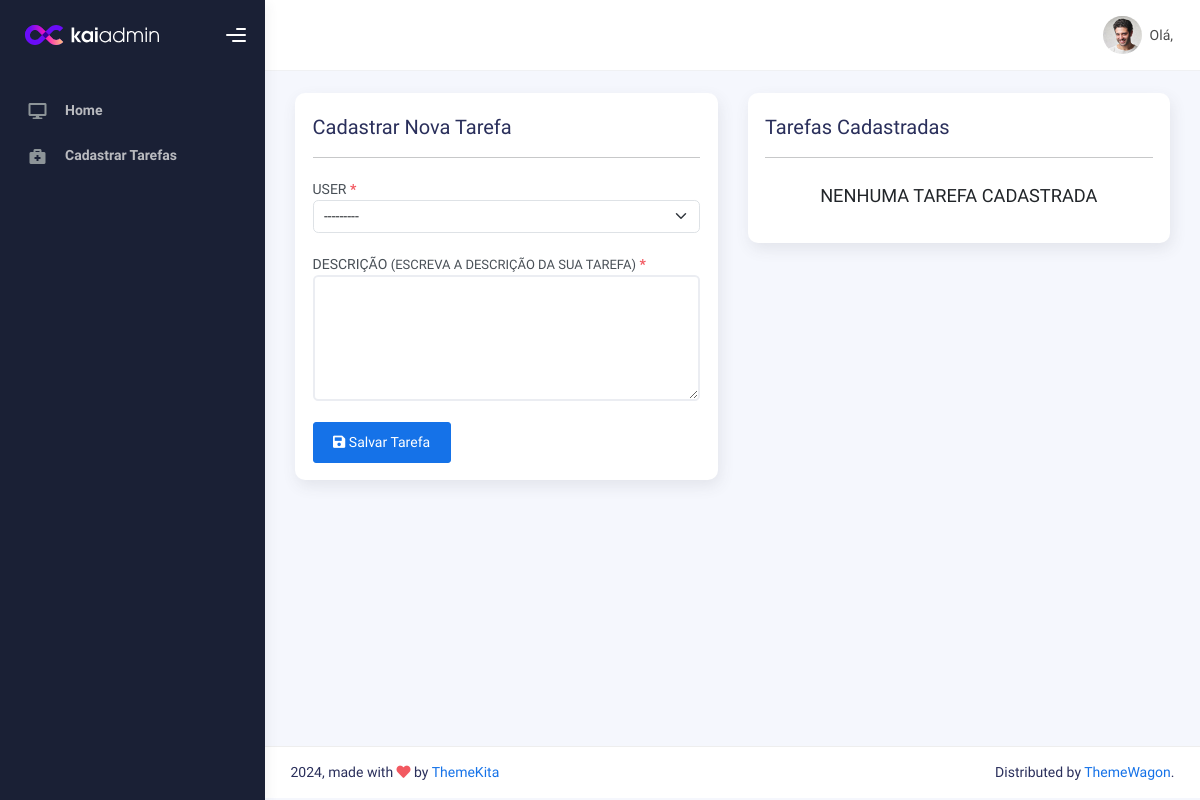
Before: /task_add/ with the older database file.
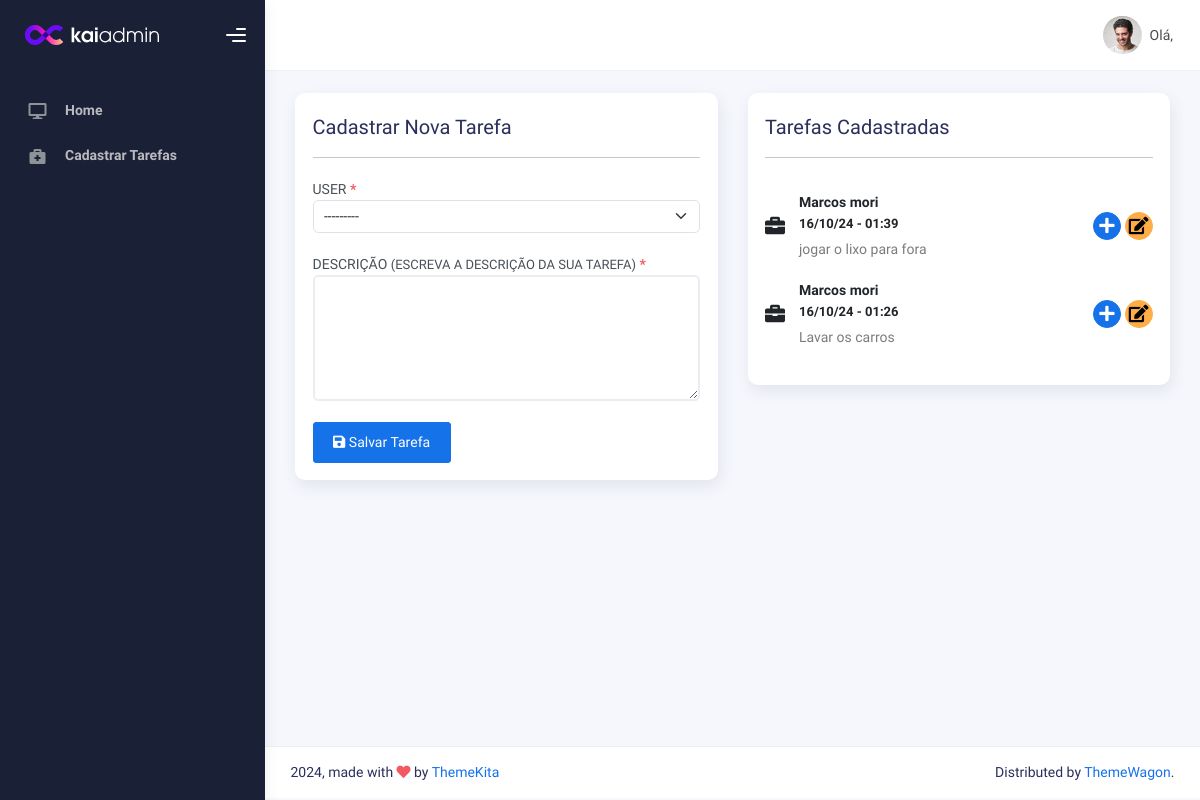
After: the same page with the newer database file.
### task/models/task.py (models this page shows)
class Task(models.Model):
    date_create = models.DateTimeField(auto_now_add=True)
    user = models.ForeignKey(User, models.DO_NOTHING, related_name='task_user')
    description = models.TextField(max_length=2500, verbose_name='Descrição', help_text='Escreva a descrição da sua tarefa')
    class Meta:
        ordering = ['-date_create']

### user/models/user.py (models this page shows, shortened)
class User(AbstractBaseUser, PermissionsMixin):
    email = models.EmailField(_('email address'), unique=True)
    first_name = models.CharField(_('first name'), max_length=300, blank=True)
    last_name = models.CharField(_('last name'), max_length=300, blank=True)
    date_joined = models.DateTimeField(_('date joined'), auto_now_add=True)
    is_active = models.BooleanField(_('active'), default=False)
    is_staff = models.BooleanField(_('staff'), default=False)
    objects = UserManager()
    USERNAME_FIELD = 'email'
    REQUIRED_FIELDS = ['first_name', 'last_name']
    class Meta:
        verbose_name = _('user')
        verbose_name_plural = _('users')
    def __str__(self):
        return self.get_full_name()
    def get_full_name(self):
        full_name = '%s %s' % (self.first_name, self.last_name)
        return full_name.strip().capitalize()

### task/views/task.py (the view)
# urls.py: path('task_add/', TaskAddView.as_view(), name="task_add"),
class TaskAddView(CreateView):
    model = Task
    form_class = TaskForm
    template_name = '01_task/task_add.html'
    success_url = reverse_lazy('home')
    def get_context_data(self, **kwargs):
        return dict(
            super().get_context_data(**kwargs),
            tasks=Task.objects.all()[:5]
        )

### task/forms/task.py
class TaskForm(forms.ModelForm):
    class Meta:
        model = Task
        widgets = {
            'description': forms.Textarea(attrs={'class': 'form-control', 'rows': 5, 'required': True}),
            'user': forms.Select(attrs={'class': 'form-select', 'required': True}),
        }
        fields = [
            'description',
            'user',
        ]

### www/templates/01_task/task_add.html (shortened to what this page needs)
{% extends "01_task/partials/base.html" %}
{% load static %}
{% block main %}
<div class="row">
    <div class="col-md-6">
        <div class="card card-round">
            <div class="card-body">
                <div class="card-title fw-mediumbold">Cadastrar Nova Tarefa</div>
                <hr>
                <form method="POST">
                    <div class="row mt-4">
                        <div class="col-md-12">
                            <label for="{{ form.user.id_for_label }}">
                                {{ form.user.label|upper }} <b class="text-danger">*</b>
                            </label>
                            {{ form.user }}
                        </div>
                    </div>
                    <div class="row mt-4">
                        <div class="col-md-12">
                            <label for="{{ form.description.id_for_label }}">
                                {{ form.description.label|upper }} <small>({{ form.description.help_text|upper }})</small> <b class="text-danger">*</b>
                            </label>
                            {{ form.description }}
                        </div>
                    </div>
                    <div class="row mt-4">
                        <div class="col-md-12">
                            <button type="submit" class="btn btn-primary">
                                <i class="fas fa-save"></i> Salvar Tarefa
                            </button>
                        </div>
                    </div>
                </form>
            </div>
        </div>
    </div>
    <div class="col-md-6">
        <div class="card card-round">
            <div class="card-body">
                <div class="card-title fw-mediumbold">Tarefas Cadastradas</div>
                <hr>
                {% include '01_task/partials/card-list-task.html' with tasks=tasks %}
            </div>
        </div>
    </div>
</div>
{% endblock main %}

### www/templates/01_task/partials/card-list-task.html
<div class="card-list">
    {% for task in tasks %}
    <div class="item-list">
        <i class="fas fa-briefcase" style="font-size:20px"></i>
        <div class="info-user ms-3">
        <div class="username">{{ task.user.get_full_name }} <br>
            <small>{{ task.date_create|date:"d/m/y - H:i" }}</small>
        </div>
        <div class="status fs-6">{{ task.description }}</div>
        </div>
        <button class="btn btn-icon btn-primary btn-round btn-sm m-1">
            <i class="fa fa-plus"></i>
        </button>
        <a href="{% url 'task_att' task.id %}" class="btn btn-icon btn-warning btn-round btn-sm">
            <i class="fa fa-edit"></i>
        </a>
    </div>
    {% empty %}
        <h5 class="text-center text-uppercase">
            nenhuma tarefa cadastrada
        </h5>
    {% endfor %}
</div>

Changed rows visible on the page:
added Task: user.get_full_name "Marcos mori", date_create "16/10/24 - 01:39", description "jogar o lixo para fora"
added Task: user.get_full_name "Marcos mori", date_create "16/10/24 - 01:26", description "Lavar os carros"
Other visible differences:
text no longer shown: "NENHUMA TAREFA CADASTRADA"
